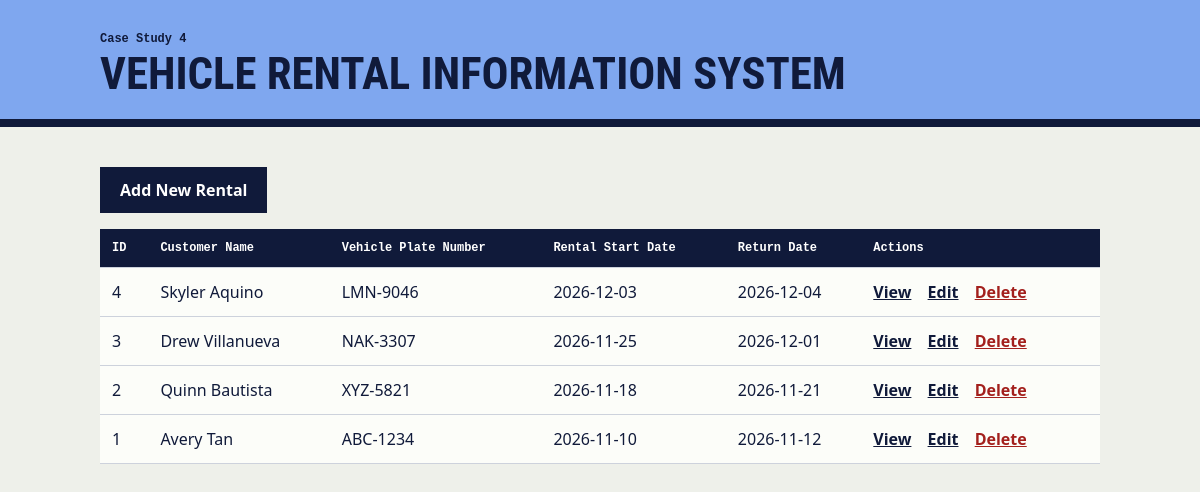
The app's page /vehicle-rental-system/index.php with its own data.
### tables this page shows
CREATE TABLE rentals (
    id INT AUTO_INCREMENT PRIMARY KEY,
    customer_name VARCHAR(100) NOT NULL,
    vehicle_plate VARCHAR(20) NOT NULL,
    rental_start DATE NOT NULL,
    return_date DATE NOT NULL
);

### vehicle-rental-system/index.php (the view, shortened to what this page needs)
<?php
require_once 'config.php';
function e($value): string
{
    return htmlspecialchars((string) $value, ENT_QUOTES, 'UTF-8');
}
$statement = $pdo->query('SELECT id, customer_name, vehicle_plate, rental_start, return_date FROM rentals ORDER BY id DESC');
$records = $statement->fetchAll();
?>
<!DOCTYPE html>
<html lang="en">
<head>
    <link rel="stylesheet" href="../assets/crud.css">
</head>
<body class="case-4">
<header>
    <p class="case-no">Case Study 4</p>
    <h1>Vehicle Rental Information System</h1>
</header>
<main>
    <p><a class="button" href="create.php">Add New Rental</a></p>
    <?php if (count($records) === 0): ?>
        <p class="empty">No records found.</p>
    <?php else: ?>
        <div class="table-wrap">
        <table border="1" cellpadding="6">
            <tr>
                <th>ID</th>
                <th>Customer Name</th>
                <th>Vehicle Plate Number</th>
                <th>Rental Start Date</th>
                <th>Return Date</th>
                <th>Actions</th>
            </tr>
            <?php foreach ($records as $record): ?>
            <tr>
                <td data-label="ID"><?= e($record['id']) ?></td>
                <td data-label="Customer Name"><?= e($record['customer_name']) ?></td>
                <td data-label="Vehicle Plate Number"><?= e($record['vehicle_plate']) ?></td>
                <td data-label="Rental Start Date"><?= e($record['rental_start']) ?></td>
                <td data-label="Return Date"><?= e($record['return_date']) ?></td>
                <td class="actions">
                    <a href="view.php?id=<?= e($record['id']) ?>">View</a>
                    <a href="edit.php?id=<?= e($record['id']) ?>">Edit</a>
                    <a class="danger" href="delete.php?id=<?= e($record['id']) ?>">Delete</a>
                </td>
            </tr>
            <?php endforeach; ?>
        </table>
        </div>
    <?php endif; ?>
</main>
</body>
</html>

### assets/crud.css (style rules this page uses)
:root { --ink: #101a3a; --folder: #f4b223; }
.case-4 { --folder: #7fa7ef; }
* { box-sizing: border-box; }
body { margin: 0; font-family: "IBM Plex Sans", "Segoe UI", Arial, sans-serif; background: #eef0ea; color: var(--ink); line-height: 1.5; }
header { background: var(--folder); border-bottom: 8px solid var(--ink); padding: 18px max(16px, calc((100% - 1000px) / 2)) 22px; }
h1 { font-family: "Arial Narrow", "Roboto Condensed", Impact, sans-serif; font-size: clamp(1.8rem, 5vw, 2.8rem); text-transform: uppercase; line-height: 1.05; margin: 4px 0 0; }
.case-no { font: 600 .75rem Consolas, monospace; margin: 14px 0 0; }
main { max-width: 1032px; margin: 0 auto; padding: 24px 16px 60px; }
a { color: var(--ink); font-weight: 600; }
.button, button { display: inline-block; background: var(--ink); color: #fff; border: 0; padding: 11px 20px; font: 700 .95rem inherit; font-family: inherit; text-decoration: none; cursor: pointer; margin-right: 14px; }
.table-wrap { overflow-x: auto; }
table { width: 100%; border-collapse: collapse; background: #fcfdf9; border: 0; }
th, td { border: 0; border-bottom: 1px solid #cdd2dc; padding: 12px; text-align: left; overflow-wrap: anywhere; }
th { background: var(--ink); color: #fff; font: 600 .75rem Consolas, monospace; overflow-wrap: normal; }
.actions { white-space: nowrap; }
.actions a { margin-right: 12px; }
a.danger { color: #a3201d; }

### records on screen
rentals: id "4", customer_name "Skyler Aquino", vehicle_plate "LMN-9046", rental_start "2026-12-03", return_date "2026-12-04"
rentals: id "3", customer_name "Drew Villanueva", vehicle_plate "NAK-3307", rental_start "2026-11-25", return_date "2026-12-01"
rentals: id "2", customer_name "Quinn Bautista", vehicle_plate "XYZ-5821", rental_start "2026-11-18", return_date "2026-11-21"
rentals: id "1", customer_name "Avery Tan", vehicle_plate "ABC-1234", rental_start "2026-11-10", return_date "2026-11-12"
